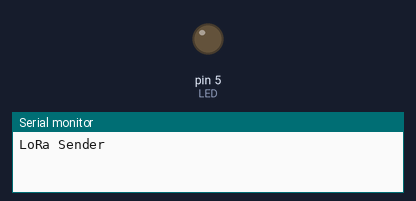
Simulated run of this sketch. Board: Arduino Uno, built with avr-gcc and run on an emulated ATmega328P. Parts: output pins drawn as LEDs (lit = HIGH), the last lines printed to the serial monitor. No radio packets arrive unless stated.

Above: at 0.05 s.
At 2.35 s:
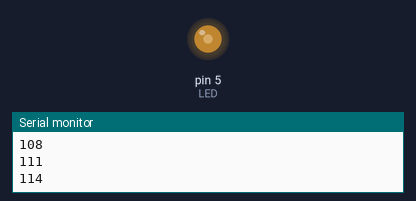
At 4.65 s:
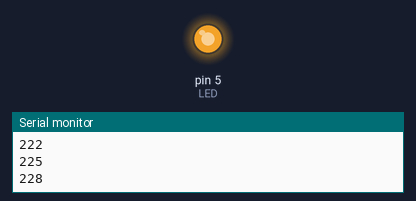
At 9.3 s:
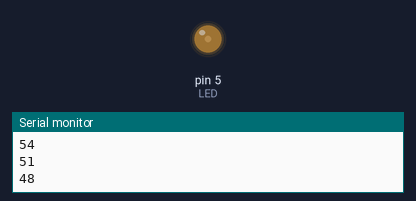
Timing chart, 0 to 13.3 s (numbered marks = the images above):
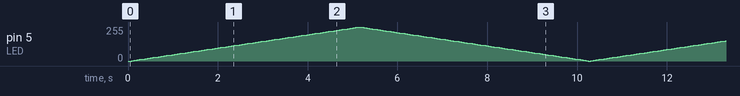

The sketch:

transmitter.ino
```cpp
#include <SPI.h>
#include <LoRa.h>
//int pot = A0;
int LED = 5;
int num = 0;
int sign = 1;

void setup() {
  Serial.begin(9600);
  pinMode(LED, OUTPUT);
  while (!Serial);

  Serial.println("LoRa Sender");
  if (!LoRa.begin(915E6)) {
    Serial.println("Starting Lora failed!");
    while (1);
  }
}

void loop() {
  LoRa.beginPacket();
  LoRa.write(num);
  LoRa.endPacket();

  num+=sign*3;
  if (num >= 255 || num <= 0){
    sign *= -1;
  }

  analogWrite(LED, num);
  Serial.println(num);

}
```
